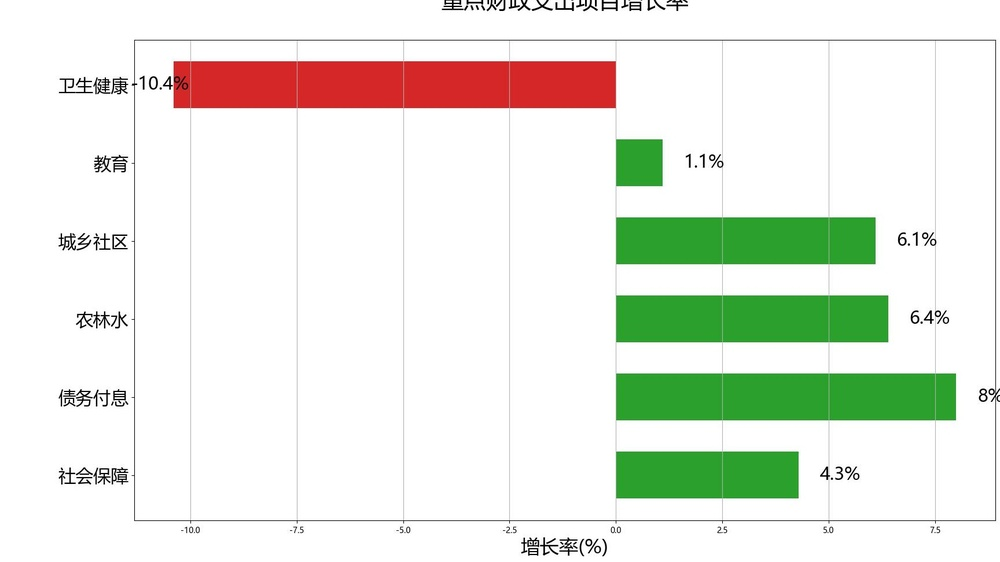
#> input picture data/ScreenCopyNet/jpg/crops_10_DAT_016.jpg, 1000 x 562 px, shrunk from 1728 x 972 before the run
$ python image_attack.py -i jpg
#> lines starting #> are read from the running program, lines starting #| are printed output that depends on the picture
import os
import cv2
import json
import pickle
import numpy as np
from PIL import Image, ImageFilter, ImageEnhance, ImageDraw
import argparse
from pathlib import Path
import random


class ImageAttacker:
    """Class to apply various attacks on images and generate JSON and PKL metadata."""

    def __init__(self, output_dir=None):
        """Initialize the ImageAttacker.

        Args:
            output_dir: Directory to save attacked images. If None, save in the same directory as source.
        """
        self.output_dir = output_dir
        if output_dir:
            os.makedirs(output_dir, exist_ok=True)

        # Track all processed images for metadata generation
        self.processed_images = []  # Changed from dict to list
        self.query_images = []  # Store query image names without extension
        self.all_image_list = []  # Store all attacked image names without extension
        self.attack_images = []  # Store only attack images without extension (no query images)

    def apply_jpeg_compression(self, image_path, quality_factors=None):
        """Apply JPEG compression with different quality factors.

        Args:
            image_path: Path to the original image
            quality_factors: List of JPEG quality factors (0-100)

        Returns:
            List of paths to attacked images, List of indices in imlist
        """
        if quality_factors is None:
            quality_factors = [75, 50, 30, 20, 15, 10, 8, 5, 3]

        img_name = os.path.basename(image_path)
        base_name = os.path.splitext(img_name)[0]

        output_paths = []
        jpeg_indices = []

        # Open the image
        img = Image.open(image_path)

        # Convert RGBA to RGB if needed
        if img.mode == 'RGBA':
            # Create a white background
            background = Image.new('RGB', img.size, (255, 255, 255))
            # Paste the image on the background (using the alpha channel as mask)
            background.paste(img, mask=img.split()[3])
            img = background

        # Apply JPEG compression with different quality factors
        for qf in quality_factors:
            if self.output_dir:
                output_path = os.path.join(self.output_dir, f"jpegqual_{qf}_{base_name}.jpg")
            else:
                output_path = os.path.join(os.path.dirname(image_path), f"jpegqual_{qf}_{base_name}.jpg")

            img.save(output_path, "JPEG", quality=qf)
            output_paths.append(output_path)

            # Add to image list without extension
            output_filename = os.path.splitext(os.path.basename(output_path))[0]
            self.attack_images.append(output_filename)

            # Get index in attack_images
            idx = len(self.attack_images) - 1
            jpeg_indices.append(idx)

            print(f"Created JPEG compressed image with quality {qf}: {output_path}")

        return output_paths, jpeg_indices

    def apply_cropping(self, image_path, crop_percentages=None):
        """Apply cropping with different percentages of the image surface removed.

        Args:
            image_path: Path to the original image
            crop_percentages: List of percentages of the image to crop

        Returns:
            List of paths to attacked images, List of indices in imlist
        """
        if crop_percentages is None:
            crop_percentages = [10, 20, 30, 40, 50, 60, 70, 80, 90]

        img_name = os.path.basename(image_path)
        base_name = os.path.splitext(img_name)[0]

        output_paths = []
        crop_indices = []

        # Open the image
        img = Image.open(image_path)

        # Convert RGBA to RGB if needed
        if img.mode == 'RGBA':
            background = Image.new('RGB', img.size, (255, 255, 255))
            background.paste(img, mask=img.split()[3])
            img = background

        width, height = img.size

        # Apply cropping with different percentages
        for percentage in crop_percentages:
            # Calculate the size of the cropped region
            crop_ratio = 1.0 - (percentage / 100.0)
            crop_width = int(width * crop_ratio)
            crop_height = int(height * crop_ratio)

            # Calculate the random position for cropping
            left = np.random.randint(0, width - crop_width + 1)
            top = np.random.randint(0, height - crop_height + 1)
            right = left + crop_width
            bottom = top + crop_height

            # Crop the image
            cropped_img = img.crop((left, top, right, bottom))

            if self.output_dir:
                output_path = os.path.join(self.output_dir, f"crops_{percentage}_{base_name}.jpg")
            else:
                output_path = os.path.join(os.path.dirname(image_path), f"crops_{percentage}_{base_name}.jpg")

            cropped_img.save(output_path, "JPEG", quality=95)
            output_paths.append(output_path)

            # Add to image list without extension
            output_filename = os.path.splitext(os.path.basename(output_path))[0]
            self.attack_images.append(output_filename)

            # Get index in attack_images
            idx = len(self.attack_images) - 1
            crop_indices.append(idx)

            print(f"Created cropped image with {percentage}% removed: {output_path}")

        return output_paths, crop_indices

    def apply_strong_attacks(self, image_path, num_attacks=5):
        """Apply various strong attacks to an image.

        Args:
            image_path: Path to the original image
            num_attacks: Number of strong attacks to apply

        Returns:
            List of paths to attacked images, List of indices in imlist
        """
        img_name = os.path.basename(image_path)
        base_name = os.path.splitext(img_name)[0]

        output_paths = []
        strong_indices = []

        # Open the image
        img = Image.open(image_path)

        # Convert RGBA to RGB if needed
        if img.mode == 'RGBA':
            background = Image.new('RGB', img.size, (255, 255, 255))
            background.paste(img, mask=img.split()[3])
            img = background

        # List of strong attack functions
        attack_functions = [
            self._apply_blur,
            self._apply_noise,
            self._apply_brightness,
            self._apply_contrast,
            self._apply_paint
        ]

        # Apply a random subset of attacks
        selected_attacks = random.sample(attack_functions, min(num_attacks, len(attack_functions)))

        attack_counter = 1
        for attack_func in selected_attacks:
            if self.output_dir:
                output_path = os.path.join(self.output_dir, f"strong_{attack_counter}_{base_name}.jpg")
            else:
                output_path = os.path.join(os.path.dirname(image_path), f"strong_{attack_counter}_{base_name}.jpg")

            attacked_img = attack_func(img)

            # Ensure the result is in RGB mode
            if attacked_img.mode == 'RGBA':
                background = Image.new('RGB', attacked_img.size, (255, 255, 255))
                background.paste(attacked_img, mask=attacked_img.split()[3])
                attacked_img = background

            attacked_img.save(output_path, "JPEG", quality=95)
            output_paths.append(output_path)

            # Add to image list without extension
            output_filename = os.path.splitext(os.path.basename(output_path))[0]
            self.attack_images.append(output_filename)

            # Get index in attack_images
            idx = len(self.attack_images) - 1
            strong_indices.append(idx)

            print(f"Created strong attack image {attack_counter}: {output_path}")
            attack_counter += 1

        return output_paths, strong_indices

    def _apply_blur(self, img):
        """Apply Gaussian blur with random radius."""
        radius = random.choice([2, 3, 5, 7])
        return img.filter(ImageFilter.GaussianBlur(radius=radius))

    def _apply_noise(self, img):
        """Apply random noise to the image."""
        img_array = np.array(img)
        h, w, c = img_array.shape

        # Number of pixels to modify (5-15% of the image)
        noise_level = random.randint(5, 15)
        num_pixels = int((h * w * noise_level) / 100)

        # Randomly modify pixels
        for _ in range(num_pixels):
            x = np.random.randint(0, w)
            y = np.random.randint(0, h)

            # Add random value to the pixel
            for i in range(min(c, 3)):  # Ensure we only modify RGB channels, not alpha
                value = img_array[y, x, i] + np.random.randint(-50, 50)
                img_array[y, x, i] = max(0, min(255, value))

        return Image.fromarray(img_array)

    def _apply_brightness(self, img):
        """Apply brightness adjustment with random factor."""
        factor = random.choice([0.5, 0.7, 1.3, 1.5])
        enhancer = ImageEnhance.Brightness(img)
        return enhancer.enhance(factor)

    def _apply_contrast(self, img):
        """Apply contrast adjustment with random factor."""
        factor = random.choice([0.5, 0.7, 1.3, 1.5])
        enhancer = ImageEnhance.Contrast(img)
        return enhancer.enhance(factor)

    def _apply_paint(self, img):
        """Simulate paint effect by adding random colored strokes."""
        stroke_size = random.choice([3, 5, 8, 10])
        painted_img = img.copy()
        draw = ImageDraw.Draw(painted_img)

        # Add random colored strokes
        width, height = img.size
        num_strokes = random.randint(30, 70)

        for _ in range(num_strokes):
            x1 = np.random.randint(0, width)
            y1 = np.random.randint(0, height)
            x2 = min(width, x1 + np.random.randint(-50, 50))
            y2 = min(height, y1 + np.random.randint(-50, 50))

            color = (
                np.random.randint(0, 255),
                np.random.randint(0, 255),
                np.random.randint(0, 255),
            )

            draw.line((x1, y1, x2, y2), fill=color, width=stroke_size)

        return painted_img

    def process_image(self, image_path):
        """Process a single image with all attacks.

        Args:
            image_path: Path to the original image

        Returns:
            Dictionary with the processing results
        """
        base_name = os.path.splitext(os.path.basename(image_path))[0]

        # Add original image to query list (without extension)
        self.query_images.append(base_name)

        # Apply attacks and get their indices
        _, jpeg_indices = self.apply_jpeg_compression(image_path)
        _, crop_indices = self.apply_cropping(image_path)
        _, strong_indices = self.apply_strong_attacks(image_path)

        # Store results for metadata generation (using indices)
        variant_results = {
            "jpegqual": jpeg_indices,
            "crops": crop_indices,
            "strong": strong_indices
        }

        # Add this query's results to the processed_images list
        self.processed_images.append(variant_results)

        return variant_results

    def generate_metadata(self, json_path, pkl_path=None):
        """Generate JSON and PKL metadata files.

        Args:
            json_path (str): Path to save the JSON file
            pkl_path (str, optional): Path to save the PKL file. If None, will be derived from json_path.
        """
        # If pkl_path not provided, derive it from json_path
        if pkl_path is None:
            pkl_path = os.path.splitext(json_path)[0] + '.pkl'

        # Create the metadata structure
        data = {
            "gnd": self.processed_images,  # Already in the required format with indices
            "imlist": self.attack_images,  # Only attack images, no query images
            "qimlist": self.query_images   # Only query images, without extension
        }

        # Save to JSON file
        with open(json_path, 'w') as f:
            json.dump(data, f, indent=2)

        print(f"Generated JSON metadata file: {json_path}")

        # Save to PKL file
        with open(pkl_path, 'wb') as f:
            pickle.dump(data, f, protocol=pickle.HIGHEST_PROTOCOL)

        print(f"Generated PKL metadata file: {pkl_path}")
        print(f"- Query images: {len(self.query_images)}")
        print(f"- Database images: {len(self.attack_images)}")


def main():
    """Main function to parse arguments and run the image attacker."""
    parser = argparse.ArgumentParser(description="Apply various attacks to images and generate metadata")
    parser.add_argument("--input", "-i", required=True, help="Input image or directory")
    parser.add_argument("--output", "-o", default=None, help="Output directory (if not specified, save in same directory as source)")
    parser.add_argument("--json", "-j", default="dataset_metadata.json", help="Output JSON file path")
    parser.add_argument("--pkl", "-p", default=None, help="Output PKL file path (if not specified, derive from JSON path)")
    args = parser.parse_args()

    # Create the image attacker
    attacker = ImageAttacker(output_dir=args.output)

    # Process input (file or directory)
    input_path = Path(args.input)
    if input_path.is_file():
        # Single file
        attacker.process_image(str(input_path))
    elif input_path.is_dir():
        # Directory
        image_files = []
        for ext in ['*.jpg', '*.png', '*.jpeg']:
            image_files.extend(list(input_path.glob(ext)))
#> pass 2 of the loop in main, `for ext in ['*.jpg', '*.png', '*.jpeg']:`:

        for file_path in image_files:
            attacker.process_image(str(file_path))
#> in apply_jpeg_compression, img is the input picture: PIL image 1000x562 RGB; mean R, G, B 230.5, 234.9, 224.5
#> after the loop in apply_jpeg_compression, `for qf in quality_factors:`: jpeg_indices = [0, 1, 2, 3, 4, 5, 6, 7, 8]; output_paths = 9 items; self.attack_images = 9 items, first 6: 'jpegqual_75_crops_10_DAT_016', 'jpegqual_50_crops_10_DAT_016', 'jpegqual_30_crops_10_DAT_016', 'jpegqual_20_crops_10_DAT_016', 'jpegqual_15_crops_10_DAT_016', 'jpegqual_10_crops_10_DAT_016'
#> in process_image, `_, jpeg_indices = self.apply_jpeg_compression(image_path)`: jpeg_indices = [0, 1, 2, 3, 4, 5, 6, 7, 8]
#> the loop in apply_cropping, `for percentage in crop_percentages:` made 9 passes
#> pass 1, in apply_cropping, `cropped_img = img.crop((left, top, right, bottom))`:
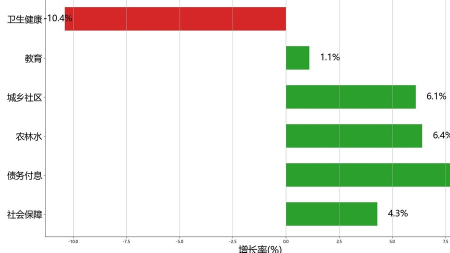
#> cropped_img: PIL image 900x505 RGB (shown at 1/2 size); mean R, G, B 226.2, 231.4, 218.7
#> pass 2, in apply_cropping, `cropped_img = img.crop((left, top, right, bottom))`:
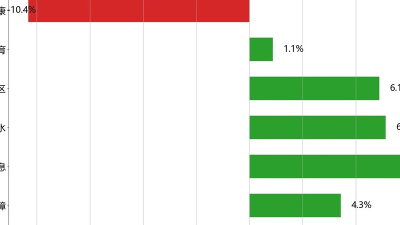
#> cropped_img: PIL image 800x449 RGB (shown at 1/2 size); mean R, G, B 221.9, 228.6, 212.9
#> pass 3, in apply_cropping, `cropped_img = img.crop((left, top, right, bottom))`:
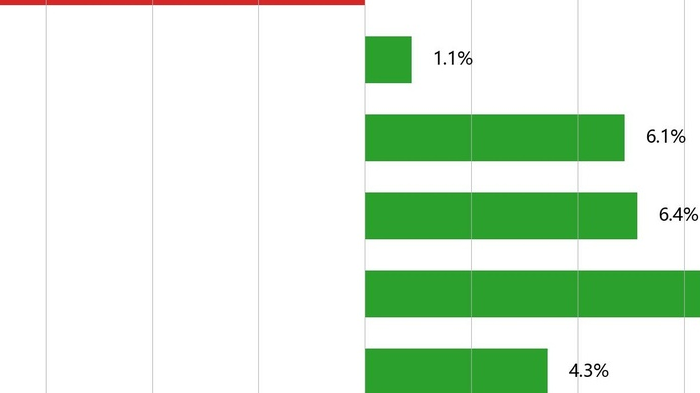
#> cropped_img: PIL image 700x393 RGB; mean R, G, B 214.4, 234.6, 213.6
#> after the loop in apply_cropping, `for percentage in crop_percentages:`:
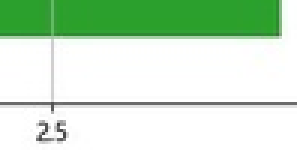
#> cropped_img: PIL image 99x56 RGB (shown 3 times larger); mean R, G, B 206, 229.9, 206.4
#> after the loop in apply_cropping, `for percentage in crop_percentages:`: crop_indices = [9, 10, 11, 12, 13, 14, 15, 16, 17]; output_paths = 9 items; self.attack_images = 18 items, first 6: 'jpegqual_75_crops_10_DAT_016', 'jpegqual_50_crops_10_DAT_016', 'jpegqual_30_crops_10_DAT_016', 'jpegqual_20_crops_10_DAT_016', 'jpegqual_15_crops_10_DAT_016', 'jpegqual_10_crops_10_DAT_016'
#> in process_image, `_, crop_indices = self.apply_cropping(image_path)`: crop_indices = [9, 10, 11, 12, 13, 14, 15, 16, 17]
#> the loop in apply_strong_attacks, `for attack_func in selected_attacks:` made 5 passes
#> pass 1, in apply_strong_attacks, `attacked_img = attack_func(img)`:
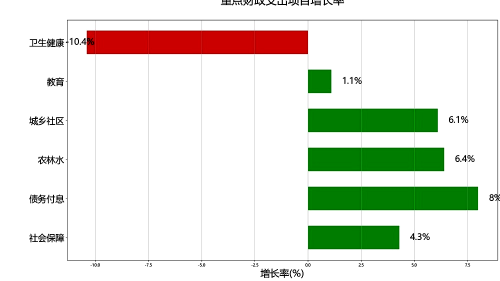
#> attacked_img: PIL image 1000x562 RGB (shown at 1/2 size); mean R, G, B 225.4, 229.4, 218.1
#> pass 3, in apply_strong_attacks, `attacked_img = attack_func(img)`:
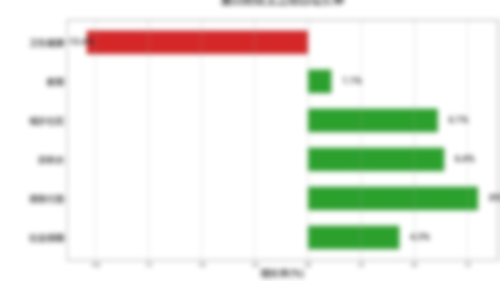
#> attacked_img: PIL image 1000x562 RGB (shown at 1/2 size); mean R, G, B 230.6, 234.9, 224.5
#> after the loop in apply_strong_attacks, `for attack_func in selected_attacks:`:
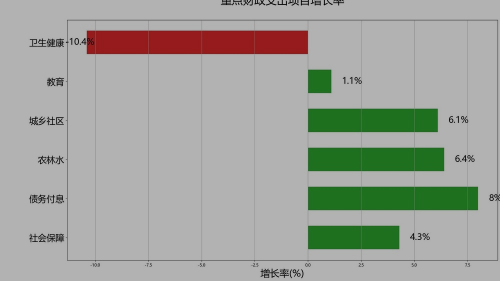
#> attacked_img: PIL image 1000x562 RGB (shown at 1/2 size); mean R, G, B 160.9, 163.9, 156.6
#> after the loop in apply_strong_attacks, `for attack_func in selected_attacks:`: attack_counter = 6; output_paths = ['jpg/strong_1_crops_10_DAT_016.jpg', 'jpg/strong_2_crops_10_DAT_016.jpg', 'jpg/strong_3_crops_10_DAT_016.jpg', 'jpg/strong_4_crops_10_DAT_016.jpg', 'jpg/strong_5_crops_10_DAT_016.jpg']; self.attack_images = 23 items, first 6: 'jpegqual_75_crops_10_DAT_016', 'jpegqual_50_crops_10_DAT_016', 'jpegqual_30_crops_10_DAT_016', 'jpegqual_20_crops_10_DAT_016', 'jpegqual_15_crops_10_DAT_016', 'jpegqual_10_crops_10_DAT_016'; strong_indices = [18, 19, 20, 21, 22]
#> in process_image, `variant_results = { "jpegqual": jpeg_indices, "crops": crop_indices, "..`: variant_results = {'jpegqual': [0, 1, 2, 3, 4, 5, 6, 7, 8], 'crops': [9, 10, 11, 12, 13, 14, 15, 16, 17], 'strong': [18, 19, 20, 21, 22]}
#> pass 2 of the loop in main, `for file_path in image_files:`:
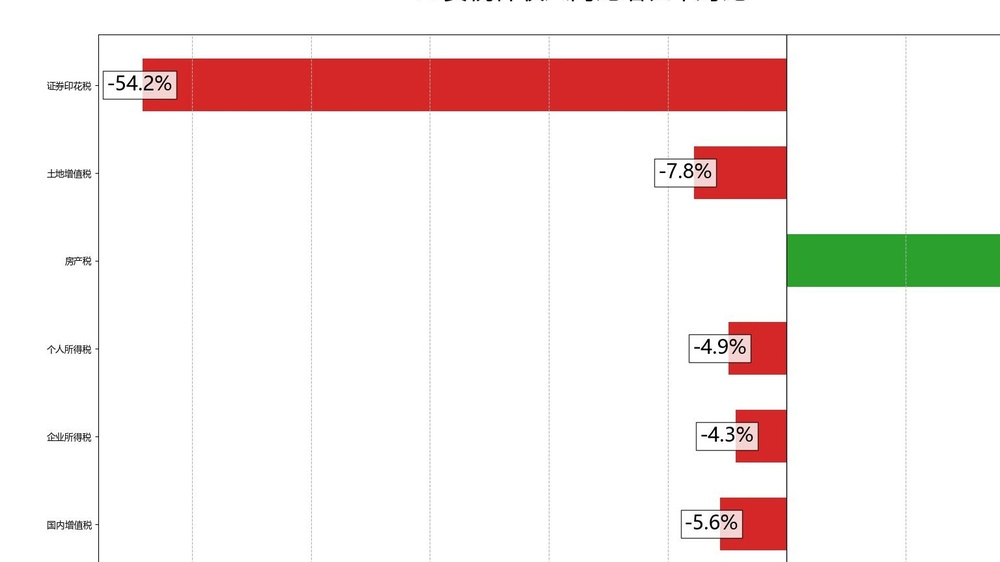
#> input picture data/ScreenCopyNet/jpg/crops_20_DAT_017.jpg, 1000 x 562 px, shrunk from 1536 x 864 before the run
#> in apply_jpeg_compression, img is the input picture: PIL image 1000x562 RGB; mean R, G, B 244.8, 233.5, 231.3
#> after the loop in apply_jpeg_compression (call 2), `for qf in quality_factors:`: jpeg_indices = [23, 24, 25, 26, 27, 28, 29, 30, 31]; self.attack_images = 32 items, first 6: 'jpegqual_75_crops_10_DAT_016', 'jpegqual_50_crops_10_DAT_016', 'jpegqual_30_crops_10_DAT_016', 'jpegqual_20_crops_10_DAT_016', 'jpegqual_15_crops_10_DAT_016', 'jpegqual_10_crops_10_DAT_016'
#> after the loop in apply_cropping (call 2), `for percentage in crop_percentages:`:
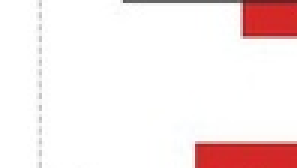
#> cropped_img: PIL image 99x56 RGB (shown 3 times larger); mean R, G, B 247.7, 233, 232.9
#> after the loop in apply_cropping (call 2), `for percentage in crop_percentages:`: crop_indices = [32, 33, 34, 35, 36, 37, 38, 39, 40]; self.attack_images = 41 items, first 6: 'jpegqual_75_crops_10_DAT_016', 'jpegqual_50_crops_10_DAT_016', 'jpegqual_30_crops_10_DAT_016', 'jpegqual_20_crops_10_DAT_016', 'jpegqual_15_crops_10_DAT_016', 'jpegqual_10_crops_10_DAT_016'
#> after the loop in apply_strong_attacks (call 2), `for attack_func in selected_attacks:`:
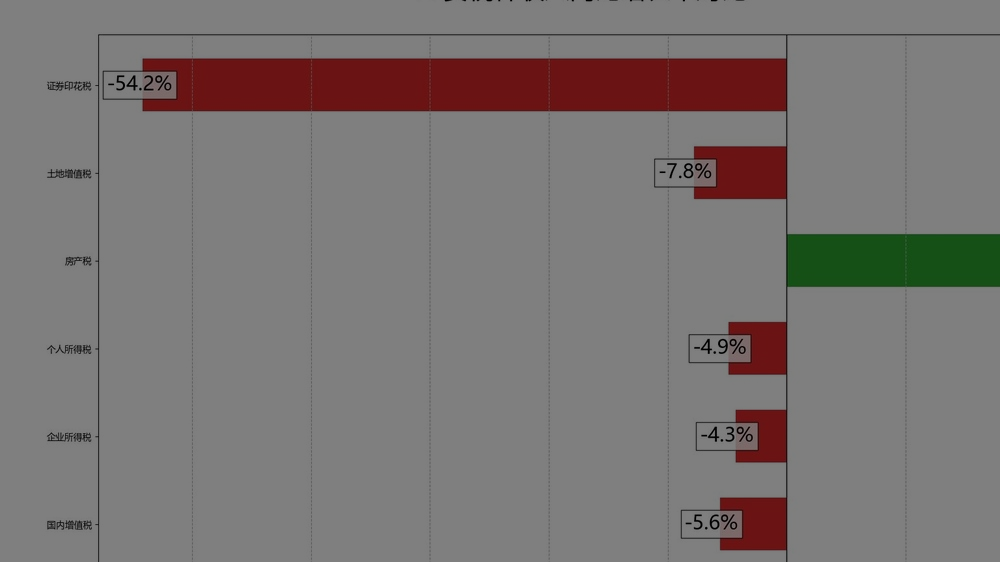
#> attacked_img: PIL image 1000x562 RGB; mean R, G, B 121.9, 116.3, 115.2
#> after the loop in apply_strong_attacks (call 2), `for attack_func in selected_attacks:`: attack_counter = 6; output_paths = ['jpg/strong_1_crops_20_DAT_017.jpg', 'jpg/strong_2_crops_20_DAT_017.jpg', 'jpg/strong_3_crops_20_DAT_017.jpg', 'jpg/strong_4_crops_20_DAT_017.jpg', 'jpg/strong_5_crops_20_DAT_017.jpg']; self.attack_images = 46 items, first 6: 'jpegqual_75_crops_10_DAT_016', 'jpegqual_50_crops_10_DAT_016', 'jpegqual_30_crops_10_DAT_016', 'jpegqual_20_crops_10_DAT_016', 'jpegqual_15_crops_10_DAT_016', 'jpegqual_10_crops_10_DAT_016'; strong_indices = [41, 42, 43, 44, 45]
    else:
        print(f"Error: {args.input} is not a valid file or directory")
        return

    # Generate metadata files (JSON and PKL)
    attacker.generate_metadata(args.json, args.pkl)
#| - Database images: 46


if __name__ == "__main__":
    main()
